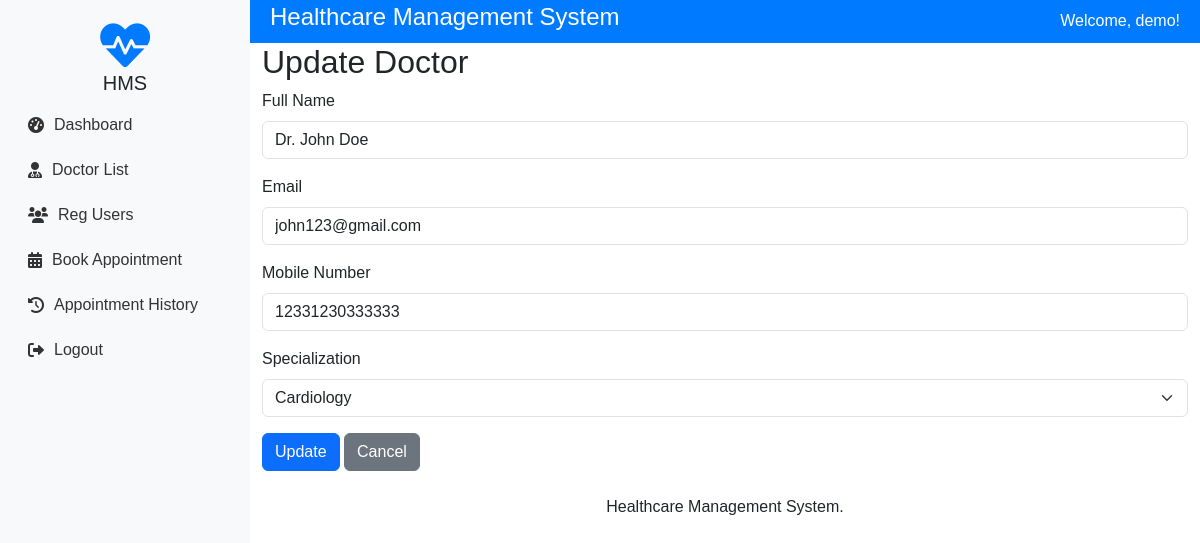
/doctor/D001/update/ (signed in), run on the app's committed database.
### patients/models.py (models this page shows, shortened)
class Doctor(models.Model):
    doctor_id = models.CharField(max_length=50, unique=True)
    name = models.CharField(max_length=100)
    email = models.EmailField()
    phone = models.CharField(max_length=15)
    specialization = models.CharField(max_length=100, default="General")  # New field
    created_at = models.DateTimeField(auto_now_add=True)

### patients/views.py (the view, shortened to what this page needs)
# urls.py: path('doctor/<str:doctor_id>/update/', views.update_doctor, name='update_doctor'),  # New URL
@login_required
def update_doctor(request, doctor_id):
    doctor = Doctor.objects.get(doctor_id=doctor_id)
    return render(request, 'update_doctor.html', {'doctor': doctor})

### templates/update_doctor.html (shortened to what this page needs)
{% extends 'base.html' %}
{% block content %}
<h2>Update Doctor</h2>
<form method="post">
    <div class="mb-3">
        <label for="name" class="form-label">Full Name</label>
        <input type="text" class="form-control" id="name" name="name" value="{{ doctor.name }}" required>
    </div>
    <div class="mb-3">
        <label for="email" class="form-label">Email</label>
        <input type="email" class="form-control" id="email" name="email" value="{{ doctor.email }}" required>
    </div>
    <div class="mb-3">
        <label for="phone" class="form-label">Mobile Number</label>
        <input type="text" class="form-control" id="phone" name="phone" value="{{ doctor.phone }}" required>
    </div>
    <div class="mb-3">
        <label for="specialization" class="form-label">Specialization</label>
        <select class="form-select" id="specialization" name="specialization" required>
            <option value="Cardiology" {% if doctor.specialization == 'Cardiology' %}selected{% endif %}>Cardiology</option>
        </select>
    </div>
    <button type="submit" class="btn btn-primary">Update</button>
    <a href="{% url 'doctor_list' %}" class="btn btn-secondary">Cancel</a>
</form>
{% endblock %}

### templates/base.html (shortened to what this page needs)
<!DOCTYPE html>
<html lang="en">
<head>
    <link rel="stylesheet" href="https://cdn.jsdelivr.net/npm/bootstrap@5.3.0/dist/css/bootstrap.min.css">
    <link rel="stylesheet" href="https://cdnjs.cloudflare.com/ajax/libs/font-awesome/6.0.0-beta3/css/all.min.css">
    {% load static %}
    <link rel="stylesheet" href="{% static 'css/styles.css' %}">
</head>
<body>
    <div class="sidebar">
        <div class="logo">
            <i class="fas fa-heartbeat"></i>
            <h5>HMS</h5>
        </div>
        <ul>
            {% if user.is_authenticated %}
                <li><a href="{% url 'dashboard' %}"><i class="fas fa-tachometer-alt"></i> Dashboard</a></li>
                <li><a href="{% url 'doctor_list' %}"><i class="fas fa-user-md"></i> Doctor List</a></li>
                <li><a href="{% url 'user_list' %}"><i class="fas fa-users"></i> Reg Users</a></li>
                <li><a href="{% url 'book_appointment' %}"><i class="fas fa-calendar-alt"></i> Book Appointment</a></li>
                <li><a href="{% url 'appointment_history' %}"><i class="fas fa-history"></i> Appointment History</a></li>
                <li><a href="{% url 'logout' %}"><i class="fas fa-sign-out-alt"></i> Logout</a></li>
            {% else %}
                <li><a href="{% url 'login' %}"><i class="fas fa-sign-in-alt"></i> Login</a></li>
                <li><a href="{% url 'signup' %}"><i class="fas fa-user-plus"></i> Signup</a></li>
            {% endif %}
        </ul>
    </div>
    <div class="main-content">
        <div class="header">
            <h4>Healthcare Management System</h4>
            <div>
                {% if user.is_authenticated %}
                    <span>Welcome, {{ user.username }}!</span>
                {% endif %}
            </div>
        </div>
        <div class="container">
            {% block content %}{% endblock %}
        </div>
        <footer class="mt-4 text-center">
            <p>Healthcare Management System.</p>
        </footer>
    </div>
    {% load static %}
</body>
</html>

### static/css/styles.css (style rules this page uses)
body { font-family: Arial, sans-serif; }

### templates/base.html (style rules this page uses)
body { font-family: Arial, sans-serif; margin: 0; padding: 0; display: flex; }
.sidebar { width: 250px; background-color: #f8f9fa; height: 100vh; padding: 20px; position: fixed; }
.sidebar .logo { text-align: center; margin-bottom: 10px; }
.sidebar .logo i { font-size: 50px; color: #007bff; }
.sidebar ul { list-style: none; padding: 0; }
.sidebar ul li { margin: 5px 0; }
.sidebar ul li a { text-decoration: none; color: #333; display: flex; align-items: center; padding: 8px; border-radius: 5px; }
.sidebar ul li a i { margin-right: 10px; }
.main-content { margin-left: 250px; padding: 0; width: 100%; }
.header { background-color: #007bff; color: white; padding: 3px 20px; display: flex; justify-content: space-between; align-items: center; }
.container { margin-top: 0; }

### data on the page
Doctor: name "Dr. John Doe", email "john123@gmail.com", phone "12331230333333", specialization "Cardiology"

### other printed values
{{ user.username }} "demo"
